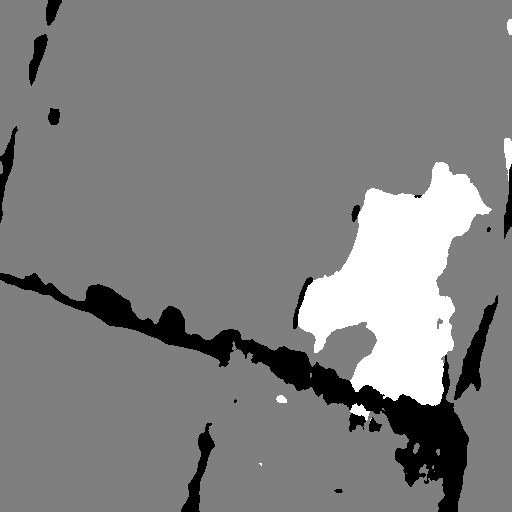
#> input picture checkpoints/BSTL1e-08W1e-06B4E55_1.0/results_55_0.5/predictions/biodiversity_0162_pred.png, 512 x 512 px, given as the content of the folder Pytorch-UNet/data/overlap_augmented_index/predictions_single, which was not available
$ python convert_to_rgb_from_channel.py
#> lines starting #> are read from the running program, lines starting #| are printed output that depends on the picture; after the words box and inside, x2 and y2 are one past the last pixel; in counts of white or black regions, pixels touching at a corner belong together; pictures that were not available may be replaced by others from this repository, and a replacement may not be noted
import os
import numpy as np
from PIL import Image
from tqdm import tqdm

# Define input and output directories
INPUT_DIR = r"C:\Users\Admin\anaconda3\envs\unet\Pytorch-UNet\data\overlap_augmented_index\predictions_single"
OUTPUT_DIR = r"C:\Users\Admin\anaconda3\envs\unet\Pytorch-UNet\data\overlap_augmented_index\predictions"

# Define the mapping from class ID to RGB values
CLASS_TO_RGB = {
    0: (11, 246, 210),   # ignore index
    1: (39, 179, 65),    # pasture class
    2: (230, 87, 196),   # woodland class
    3: (252, 126, 187),  # conifer class
    4: (255, 207, 74),   # shrub
    5: (250, 62, 119),   # hedgerow
    6: (250, 148, 65),   # seminatural grassland
    7: (173, 173, 173),  # artificial surface
    9: (255, 193, 122),  # bare field
    12: (168, 232, 84),  # arable
    13: (217, 217, 217), # artificial garden
}

def convert_single_to_rgb(image_path, output_path):
    """Convert a single-channel image to RGB using the class mapping."""
    # Load the single-channel image
    img = Image.open(image_path)
#> img is the input picture: PIL image 512x512 L; min 1, max 3, mean 2.02
    img_array = np.array(img)

    # Create RGB array
    height, width = img_array.shape
#> height = 512; width = 512
    rgb_array = np.zeros((height, width, 3), dtype=np.uint8)

    # Convert each pixel value to its RGB equivalent
    for class_id, rgb_value in CLASS_TO_RGB.items():
        mask = img_array == class_id
        rgb_array[mask] = rgb_value
#> this loop made 11 passes
#> pass 2, in convert_single_to_rgb, `mask = img_array == class_id`:
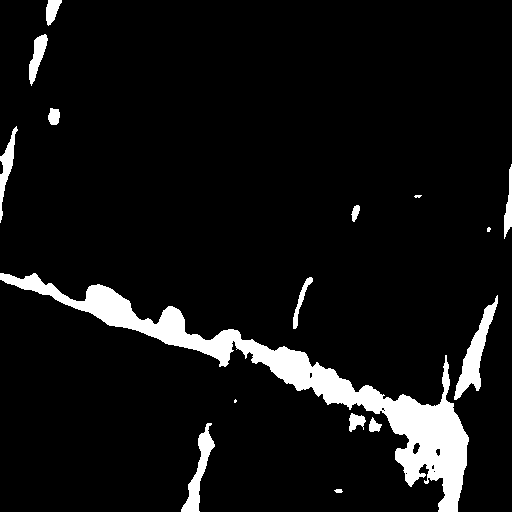
#> mask: shape (512, 512) bool; 7.4% white; 16 white regions (3 under 20 px), largest, box (x1, y1, x2, y2) and area: (0, 273, 469, 512) 14559, (454, 295, 498, 400) 1351, (181, 423, 215, 512) 948
#> pass 3, in convert_single_to_rgb, `mask = img_array == class_id`:
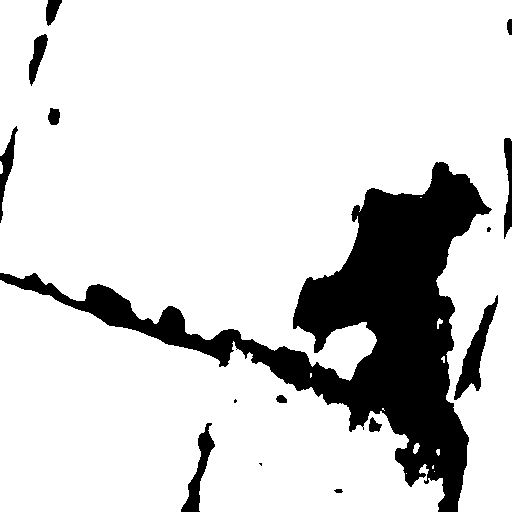
#> mask: shape (512, 512) bool; 83.5% white; 15 black regions (3 under 20 px), largest, box (x1, y1, x2, y2) and area: (0, 162, 492, 512) 38729, (454, 295, 498, 400) 1351, (181, 423, 215, 512) 948
#> after the loop:
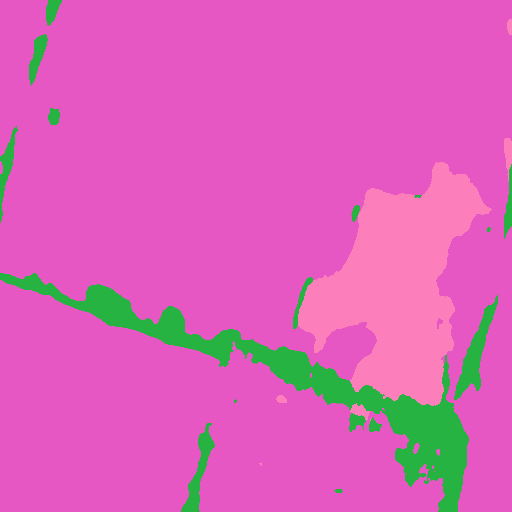
#> rgb_array: shape (512, 512, 3); mean of channels 0, 1, 2 217.9, 97.4, 185.5; drawn as R, G, B

    # Convert to PIL Image and save
    rgb_img = Image.fromarray(rgb_array)
    rgb_img.save(output_path)

def main():
    # Create output directory if it doesn't exist
    os.makedirs(OUTPUT_DIR, exist_ok=True)

    # Get list of all PNG files in input directory
    image_files = [f for f in os.listdir(INPUT_DIR) if f.endswith('.png')]
    print(f"Found {len(image_files)} images to process")

    # Process each image with progress bar
    for filename in tqdm(image_files, desc="Converting images"):
        input_path = os.path.join(INPUT_DIR, filename)
        output_path = os.path.join(OUTPUT_DIR, filename)

        try:
            convert_single_to_rgb(input_path, output_path)
        except Exception as e:
            print(f"\nError processing {filename}: {str(e)}")

    print("\nConversion complete!")
    print(f"Processed images saved to: {OUTPUT_DIR}")

if __name__ == "__main__":
    main()

$ run again, on checkpoints/BSTL1e-08W1e-06B4E55_1.0/results_55_0.5/predictions/biodiversity_1014_pred.png
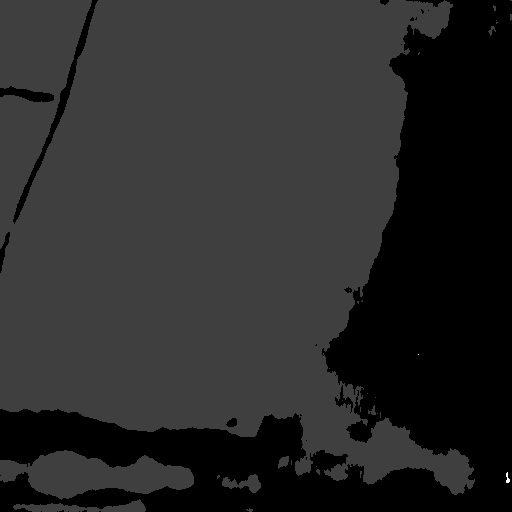
#> input picture checkpoints/BSTL1e-08W1e-06B4E55_1.0/results_55_0.5/predictions/biodiversity_1014_pred.png, 512 x 512 px, given as the content of the folder Pytorch-UNet/data/overlap_augmented_index/predictions_single, which was not available
#> in convert_single_to_rgb, img is the input picture: PIL image 512x512 L; min 1, max 5, mean 1.66
#> the loop in convert_single_to_rgb, `for class_id, rgb_value in CLASS_TO_RGB.items():` made 11 passes
#> pass 2, in convert_single_to_rgb, `mask = img_array == class_id`:
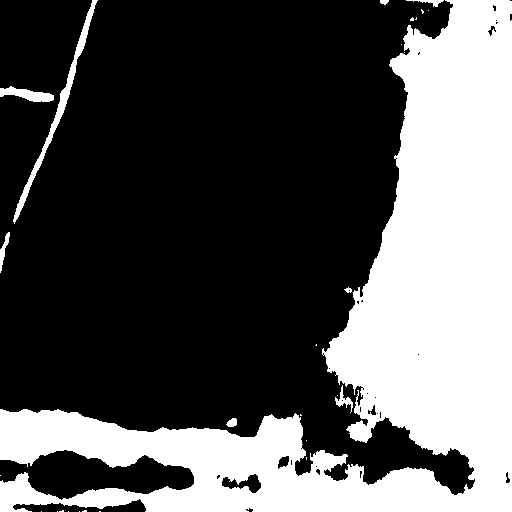
#> mask: shape (512, 512) bool; 34.1% white; 28 white regions (19 under 20 px), largest, box (x1, y1, x2, y2) and area: (0, 0, 512, 512) 87021, (13, 0, 98, 224) 1353, (0, 86, 54, 102) 465
#> after the loop in convert_single_to_rgb, `for class_id, rgb_value in CLASS_TO_RGB.items():`:
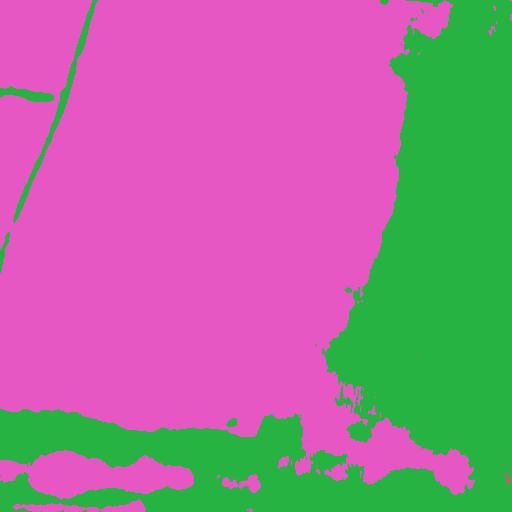
#> rgb_array: shape (512, 512, 3); mean of channels 0, 1, 2 164.8, 118.4, 151.3; drawn as R, G, B

$ run again, on checkpoints/BSTL1e-08W1e-06B4E55_1.0/results_55_0.5/predictions/biodiversity_1596_pred.png
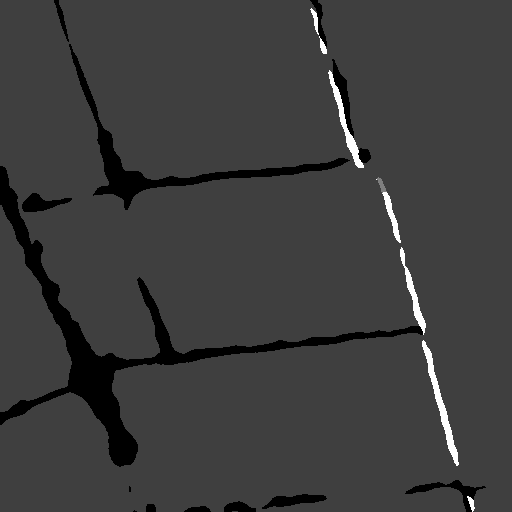
#> input picture checkpoints/BSTL1e-08W1e-06B4E55_1.0/results_55_0.5/predictions/biodiversity_1596_pred.png, 512 x 512 px, given as the content of the folder Pytorch-UNet/data/overlap_augmented_index/predictions_single, which was not available
#> in convert_single_to_rgb, img is the input picture: PIL image 512x512 L; min 1, max 5, mean 1.96
#> the loop in convert_single_to_rgb, `for class_id, rgb_value in CLASS_TO_RGB.items():` made 11 passes
#> pass 2, in convert_single_to_rgb, `mask = img_array == class_id`:
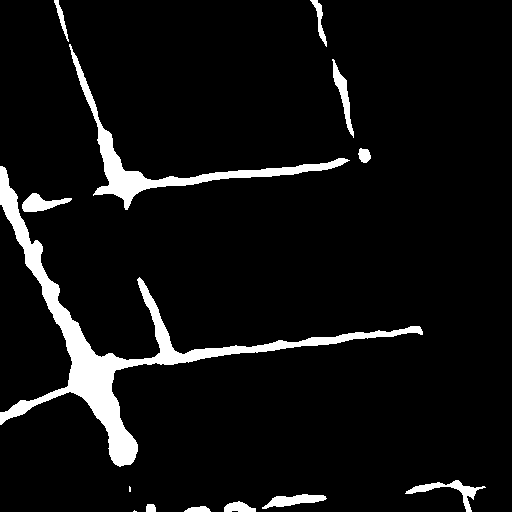
#> mask: shape (512, 512) bool; 6.6% white; 14 white regions (2 under 20 px), largest, box (x1, y1, x2, y2) and area: (0, 166, 423, 467) 10451, (69, 44, 350, 210) 3786, (405, 480, 486, 512) 583
#> after the loop in convert_single_to_rgb, `for class_id, rgb_value in CLASS_TO_RGB.items():`:
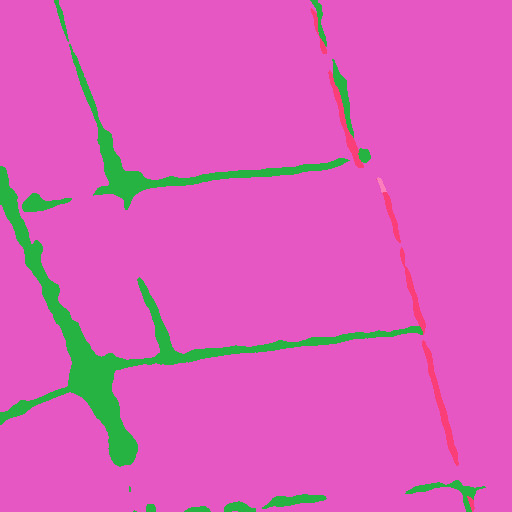
#> rgb_array: shape (512, 512, 3); mean of channels 0, 1, 2 217.6, 92.9, 186.7; drawn as R, G, B

$ run again, on checkpoints/BSTL1e-08W1e-06B4E55_1.0/results_55_0.5/predictions/biodiversity_1746_pred.png
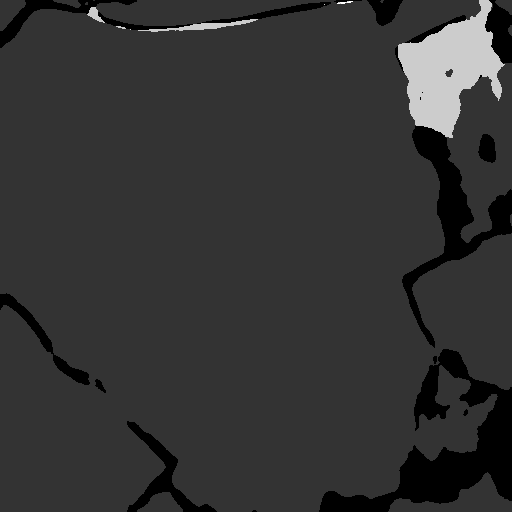
#> input picture checkpoints/BSTL1e-08W1e-06B4E55_1.0/results_55_0.5/predictions/biodiversity_1746_pred.png, 512 x 512 px, given as the content of the folder Pytorch-UNet/data/overlap_augmented_index/predictions_single, which was not available
#> in convert_single_to_rgb, img is the input picture: PIL image 512x512 L; min 1, max 6, mean 2.01
#> the loop in convert_single_to_rgb, `for class_id, rgb_value in CLASS_TO_RGB.items():` made 11 passes
#> pass 2, in convert_single_to_rgb, `mask = img_array == class_id`:
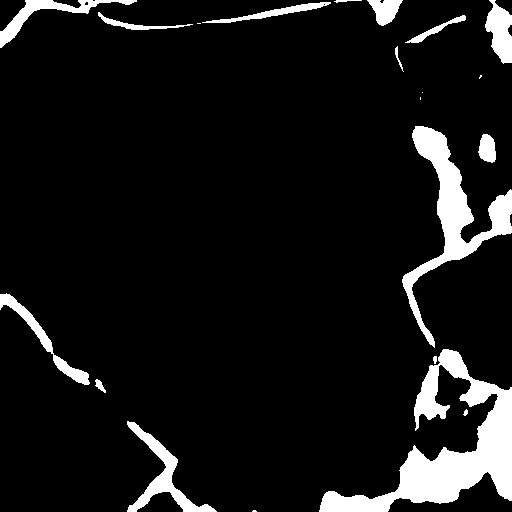
#> mask: shape (512, 512) bool; 8.8% white; 21 white regions (5 under 20 px), largest, box (x1, y1, x2, y2) and area: (319, 349, 512, 512) 9844, (402, 126, 512, 348) 5409, (127, 421, 217, 512) 1774
#> after the loop in convert_single_to_rgb, `for class_id, rgb_value in CLASS_TO_RGB.items():`:
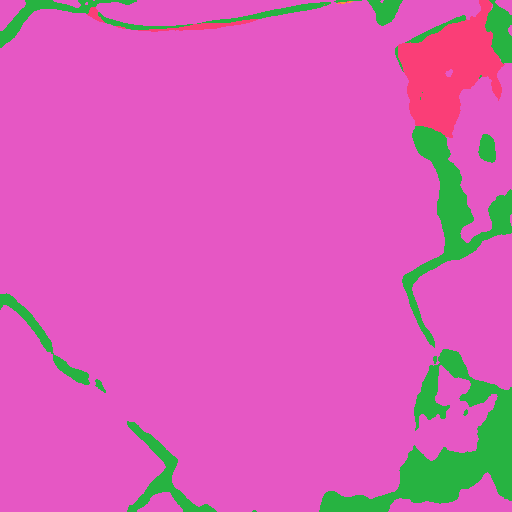
#> rgb_array: shape (512, 512, 3); mean of channels 0, 1, 2 213.9, 94.3, 182.1; drawn as R, G, B
